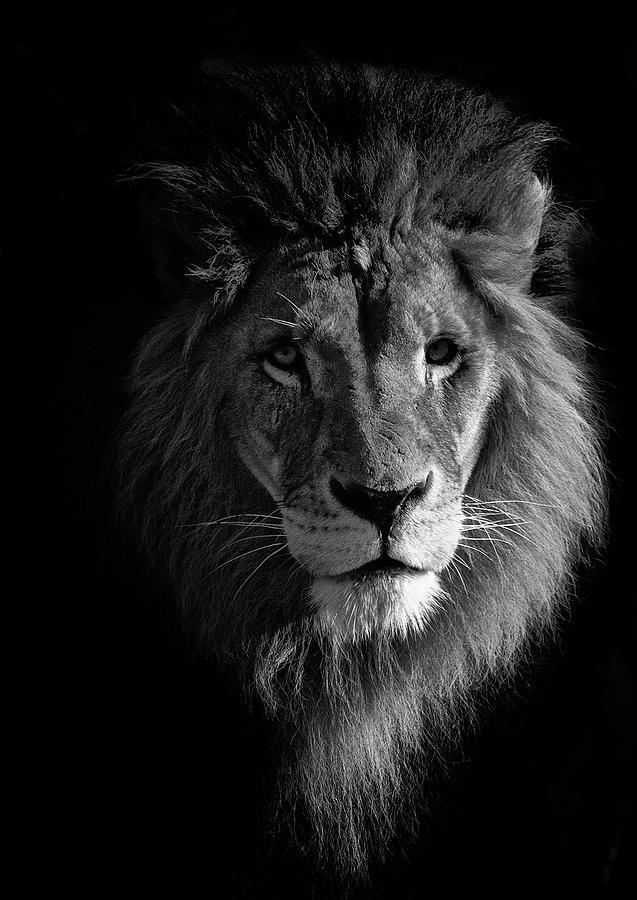
#> input picture Image Enhancement Technique Using OpenCV and Python/simba.jpg, 637 x 900 px, found by its file name; the run also reads 1 picture not shown here
$ jupyter execute 'Image Enhancement Techniques using OpenCV and Python.ipynb'   (shell and % lines are left out)
#> lines starting #> are read from the running program, lines starting #| are printed output that depends on the picture; after the words box and inside, x2 and y2 are one past the last pixel; in counts of white or black regions, pixels touching at a corner belong together
***IMAGE ENHANCEMENT TECHNIQUES USING OPENCV AND PYTHON***

[cell 1]
#importing liberaries
import cv2
import numpy as np
import matplotlib.pyplot as plt

[cell 2]
#Loading and displaying the sample image uploaded on folder
img= cv2.imread('simba.jpg')
#> img is the input picture: shape (900, 637, 3); mean B, G, R 30.4, 30.4, 30.4
img1=cv2.imread('simba1.jpg')
images=np.concatenate((img,img1),axis=1)
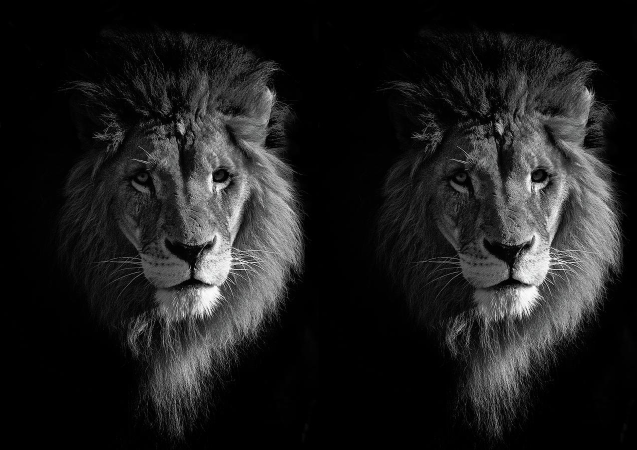
#> images: shape (900, 1274, 3) (shown at 1/2 size); mean B, G, R 30.4, 30.4, 30.4
plt.imshow(images)
plt.show()
cv2.imshow("Images",images)
cv2.waitKey(0)
cv2.destroyAllWindows()

[cell 3]
#converting image into graysacle and displaying the image
gray_img=cv2.cvtColor(img,cv2.COLOR_BGR2GRAY)
gray_img1=cv2.cvtColor(img1,cv2.COLOR_BGR2GRAY)
gray_images=np.concatenate((gray_img,gray_img1),axis=1)
plt.imshow(gray_images)
plt.show()
cv2.imshow("Grayscale Images",gray_images)
cv2.waitKey(0)
cv2.destroyAllWindows()

[cell 4]
#histogram of grayscale image and the distribution of intensities
hist=cv2.calcHist(gray_img,[0],None,[256],[0,256])
#> hist = 256 values, max 589 at index 0, min 0 at index 2, mean 2.49
hist1=cv2.calcHist(gray_img1,[0],None,[256],[0,256])
#> hist1 has the same summary as hist
plt.subplot(121)
plt.title("Image1")
plt.xlabel('bins')
plt.ylabel("No of pixels")
plt.plot(hist)
plt.subplot(122)
plt.title("Image2")
plt.xlabel('bins')
plt.ylabel("No of pixels")
plt.plot(hist1)
plt.show()
#> figure, not shown here; panel 1: curve peaks at x = 0, y = 589; panel 2: curve peaks at x = 0, y = 589

[cell 5]
#equalising the contrast of diven gray scale image and normalise the brightness
gray_img_eqhist=cv2.equalizeHist(gray_img)
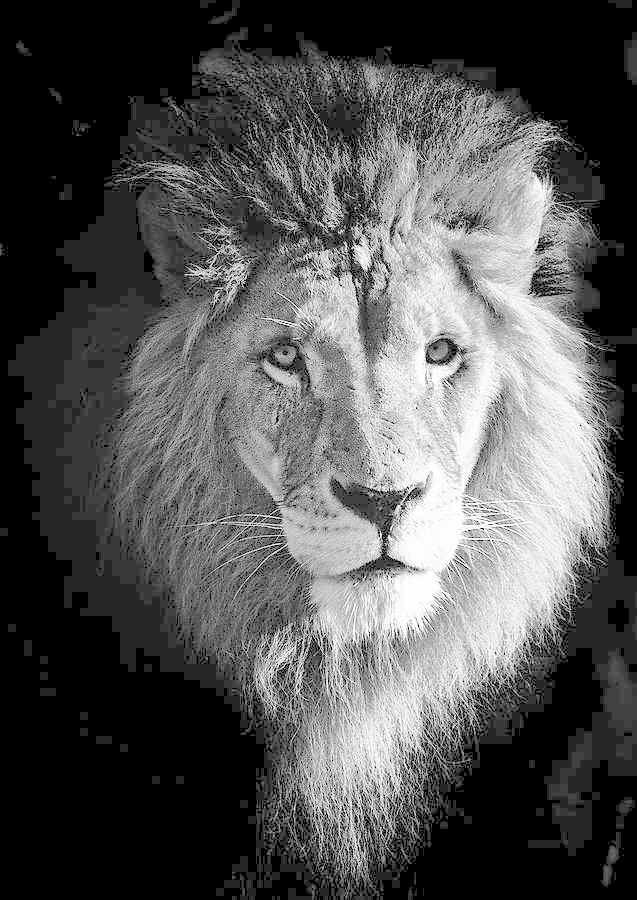
#> gray_img_eqhist: shape (900, 637); min 0, max 255, mean 83.8
gray_img1_eqhist=cv2.equalizeHist(gray_img1)
hist=cv2.calcHist(gray_img_eqhist,[0],None,[256],[0,256])
#> hist = 256 values, max 589 at index 0, min 0 at index 1, mean 2.49
hist1=cv2.calcHist(gray_img1_eqhist,[0],None,[256],[0,256])
#> hist1 has the same summary as hist
plt.subplot(121)
plt.plot(hist)
plt.subplot(122)
plt.plot(hist1)
plt.show()
#> figure, not shown here; panel 1: curve peaks at x = 0, y = 589; panel 2: curve peaks at x = 0, y = 589

[cell 6]
#displaying greyscale hiostogram equalised image
eqhist_images=np.concatenate((gray_img_eqhist,gray_img1_eqhist),axis=1)
plt.imshow(eqhist_images)
plt.show()
cv2.imshow("Gray Scale Histogram Equalized Images",eqhist_images)
cv2.waitKey(0)
cv2.destroyAllWindows()

[cell 7]
#cliping limit to set the threshold for contrast limiting
clahe=cv2.createCLAHE(clipLimit=40)
gray_img_clahe=clahe.apply(gray_img_eqhist)
gray_img1_clahe=clahe.apply(gray_img1_eqhist)
images=np.concatenate((gray_img_clahe,gray_img1_clahe),axis=1)
#> images: shape (900, 1274)
plt.imshow(images)
plt.show()
cv2.imshow("Contrast Limited Adaptive Histogram Equalization Images",images)
cv2.waitKey(0)
cv2.destroyAllWindows()

[cell 8]
#Trying changing the threshold and maximum value to obtain different results
th=80
max_val=255
ret, o1 = cv2.threshold(gray_img_clahe, th, max_val, cv2.THRESH_BINARY)
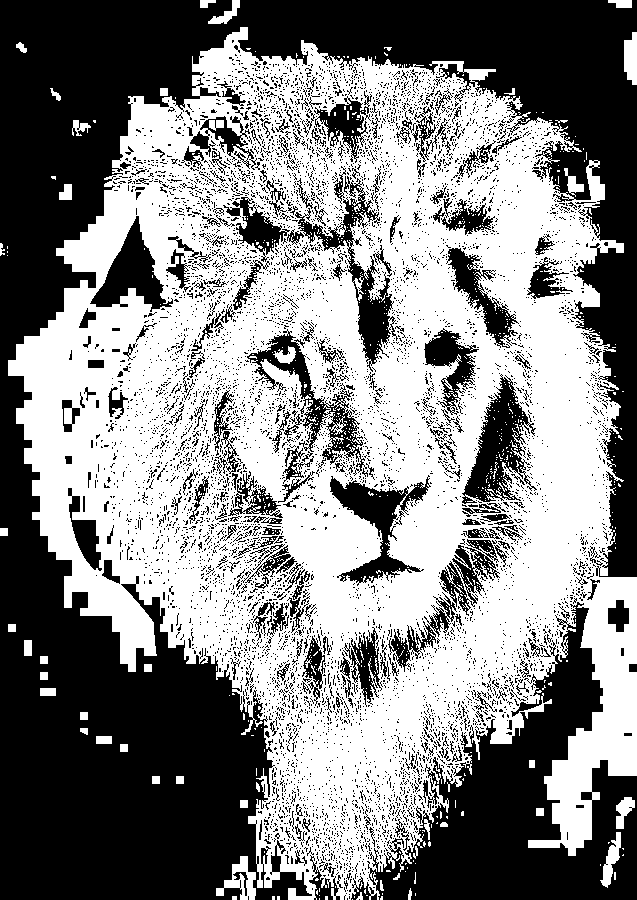
#> o1: shape (900, 637); 51.8% white; 7303 black regions (7016 under 20 px), largest, box (x1, y1, x2, y2) and area: (0, 0, 637, 900) 170245, (367, 602, 637, 900) 33430, (462, 374, 537, 504) 4119
#> ret = 80
# cv2.putText(o1,"Thresh_Binary",(40,100),cv2.FONT_HERSHEY_SIMPLEX,2,(255,255,255),3,cv2.LINE_AA)
ret, o2 = cv2.threshold(gray_img_clahe, th, max_val, cv2.THRESH_BINARY_INV)
# cv2.putText(o2,"Thresh_Binary_inv",(40,100),cv2.FONT_HERSHEY_SIMPLEX,2,(255,255,255),3,cv2.LINE_AA)
ret, o3 = cv2.threshold(gray_img_clahe, th, max_val, cv2.THRESH_TOZERO)
# cv2.putText(o3,"Thresh_Tozero",(40,100),cv2.FONT_HERSHEY_SIMPLEX,2,(255,255,255),3,cv2.LINE_AA)
ret, o4 = cv2.threshold(gray_img_clahe, th, max_val, cv2.THRESH_TOZERO_INV)
# cv2.putText(o4,"Thresh_Tozero_inv",(40,100),cv2.FONT_HERSHEY_SIMPLEX,2,(255,255,255),3,cv2.LINE_AA)
ret, o5 = cv2.threshold(gray_img_clahe, th, max_val, cv2.THRESH_TRUNC)
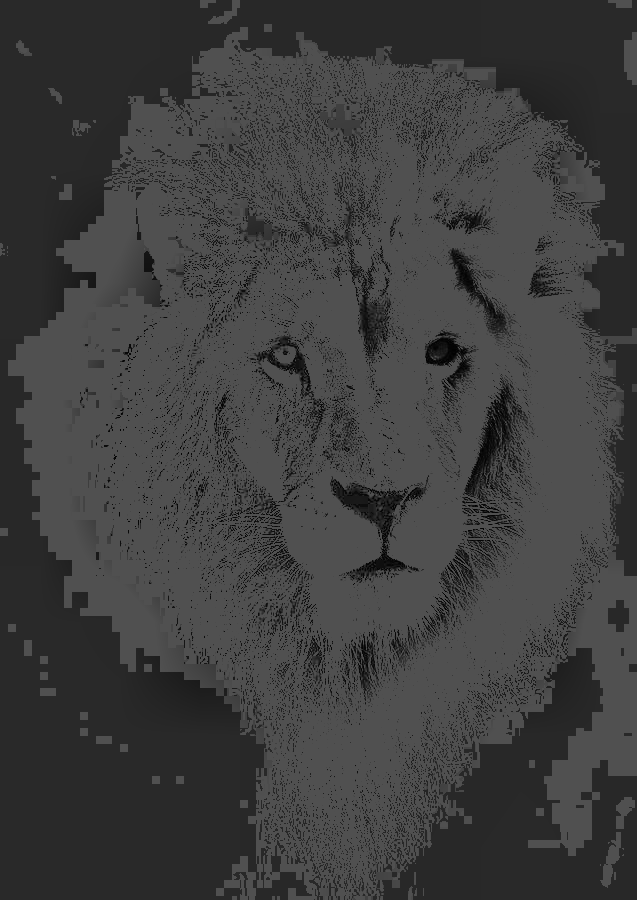
#> o5: shape (900, 637); min 1, max 80, mean 62.3
# cv2.putText(o5,"Thresh_trunc",(40,100),cv2.FONT_HERSHEY_SIMPLEX,2,(255,255,255),3,cv2.LINE_AA)
ret ,o6=  cv2.threshold(gray_img_clahe, th, max_val,  cv2.THRESH_OTSU)
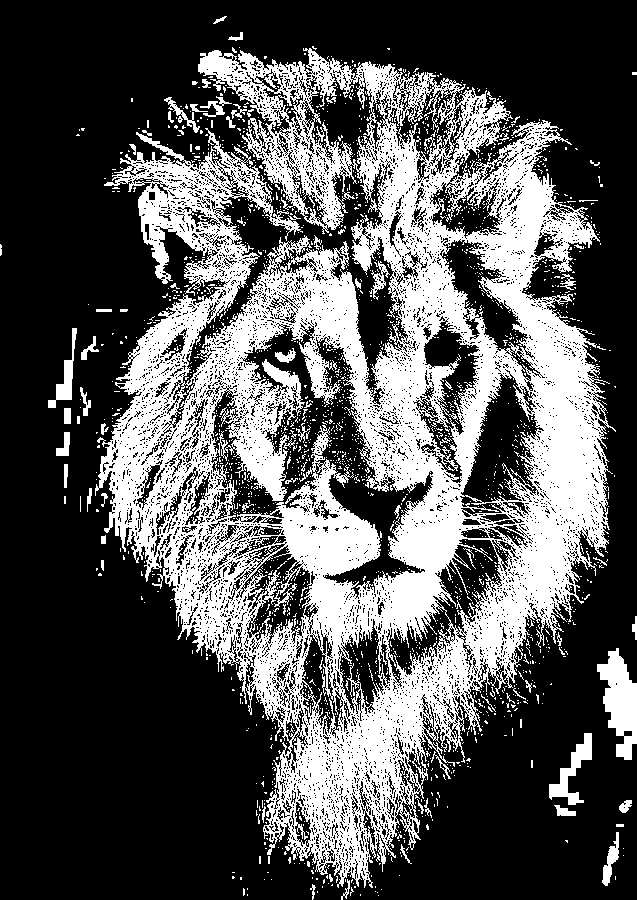
#> o6: shape (900, 637); 33.2% white; 2038 white regions (1957 under 20 px), largest, box (x1, y1, x2, y2) and area: (95, 48, 616, 888) 175586, (597, 648, 637, 760) 2550, (549, 733, 592, 805) 1053
#> ret = 118
# cv2.putText(o6,"Thresh_OSTU",(40,100),cv2.FONT_HERSHEY_SIMPLEX,2,(255,255,255),3,cv2.LINE_AA)

final=np.concatenate((o1,o2,o3),axis=1)
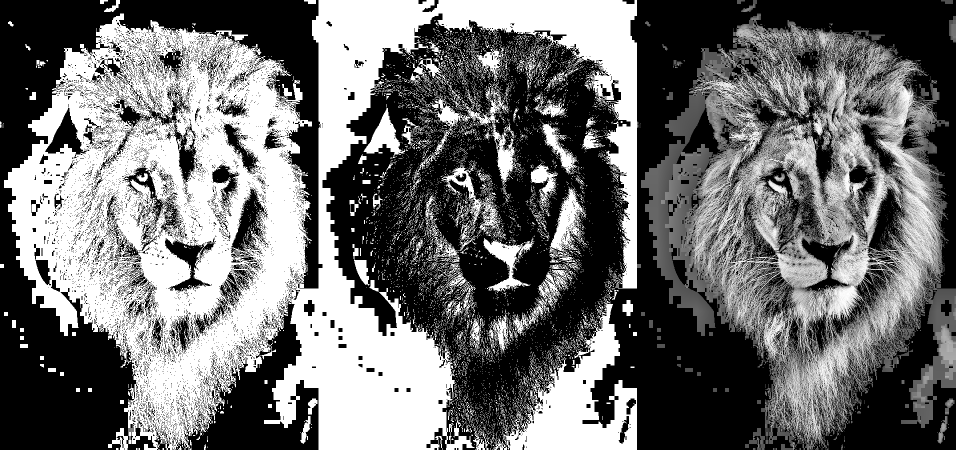
#> final: shape (900, 1911) (shown at 1/2 size); min 0, max 255, mean 110.8
final1=np.concatenate((o4,o5,o6),axis=1)

plt.imshow(final)
plt.show()
cv2.imshow("Thresholding Techniques Images",final)
cv2.waitKey(0)
cv2.destroyAllWindows()

plt.imshow(final1)
plt.show()
cv2.imshow("Thresholding Techniques Images",final1)
cv2.waitKey(0)
cv2.destroyAllWindows()

[cell 9]
#Adaptive Thresholding
gray_image = cv2.imread('simba.jpg',0)
gray_image1 = cv2.imread('simba1.jpg',0)
thresh1 = cv2.adaptiveThreshold(gray_image, 255, cv2.ADAPTIVE_THRESH_MEAN_C, cv2.THRESH_BINARY, 11, 2)
#> thresh1: shape (900, 637); 73.2% white; black in thin lines or dots
thresh2 = cv2.adaptiveThreshold(gray_image, 255, cv2.ADAPTIVE_THRESH_MEAN_C, cv2.THRESH_BINARY, 31, 3)
#> thresh2: shape (900, 637); 72.3% white; 3490 black regions (3330 under 20 px), largest, box (x1, y1, x2, y2) and area: (118, 49, 624, 898) 123323, (474, 137, 607, 347) 6558, (189, 536, 289, 635) 2079
thresh3 = cv2.adaptiveThreshold(gray_image, 255, cv2.ADAPTIVE_THRESH_GAUSSIAN_C, cv2.THRESH_BINARY, 13, 5)
#> thresh3: shape (900, 637); 79.7% white; black in thin lines or dots, all inside (x1, y1, x2, y2) = (111, 53, 620, 900)
thresh4 = cv2.adaptiveThreshold(gray_image, 255, cv2.ADAPTIVE_THRESH_GAUSSIAN_C, cv2.THRESH_BINARY, 31, 4)
#> thresh4: shape (900, 637); 76.2% white; black in thin lines or dots, all inside (x1, y1, x2, y2) = (105, 52, 620, 900)
thresh11 = cv2.adaptiveThreshold(gray_image1, 255, cv2.ADAPTIVE_THRESH_MEAN_C, cv2.THRESH_BINARY, 11, 2)
thresh21 = cv2.adaptiveThreshold(gray_image1, 255, cv2.ADAPTIVE_THRESH_MEAN_C, cv2.THRESH_BINARY, 31, 5)
#> thresh21: shape (900, 637); 76% white; 4312 black regions (4079 under 20 px), largest, box (x1, y1, x2, y2) and area: (227, 56, 622, 560) 36927, (236, 448, 512, 893) 15723, (220, 316, 379, 522) 9615
thresh31 = cv2.adaptiveThreshold(gray_image1, 255, cv2.ADAPTIVE_THRESH_GAUSSIAN_C, cv2.THRESH_BINARY, 21,5 )
#> thresh31: shape (900, 637); 78.7% white; black in thin lines or dots, all inside (x1, y1, x2, y2) = (111, 54, 619, 900)
thresh41 = cv2.adaptiveThreshold(gray_image1, 255, cv2.ADAPTIVE_THRESH_GAUSSIAN_C, cv2.THRESH_BINARY, 31, 5)
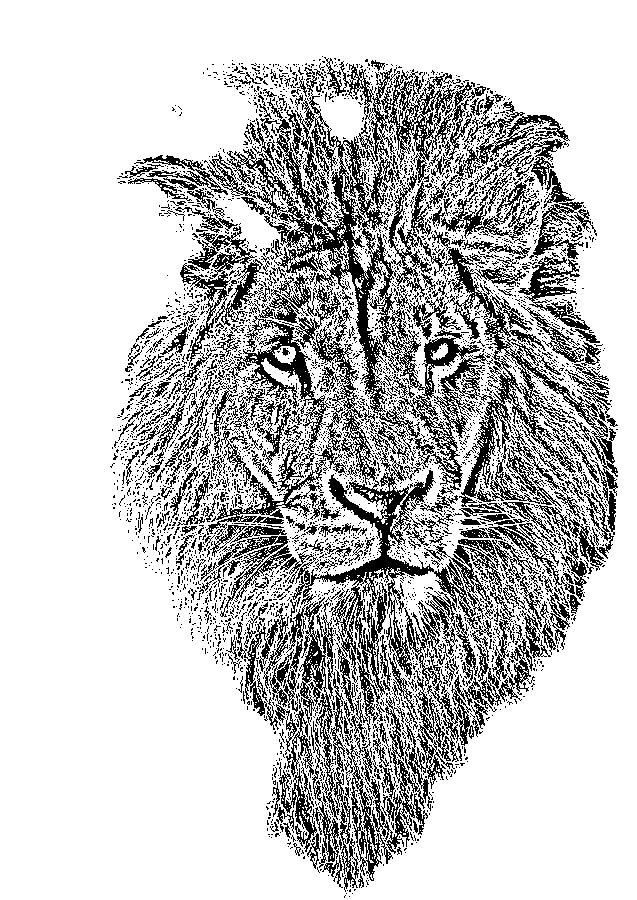
#> thresh41: shape (900, 637); 77.8% white; black in thin lines or dots, all inside (x1, y1, x2, y2) = (110, 56, 618, 898)

final=np.concatenate((thresh1,thresh2,thresh3,thresh4),axis=1)
#> final: shape (900, 2548); 75.4% white; black in thin lines or dots
final1=np.concatenate((thresh11,thresh21,thresh31,thresh41),axis=1)
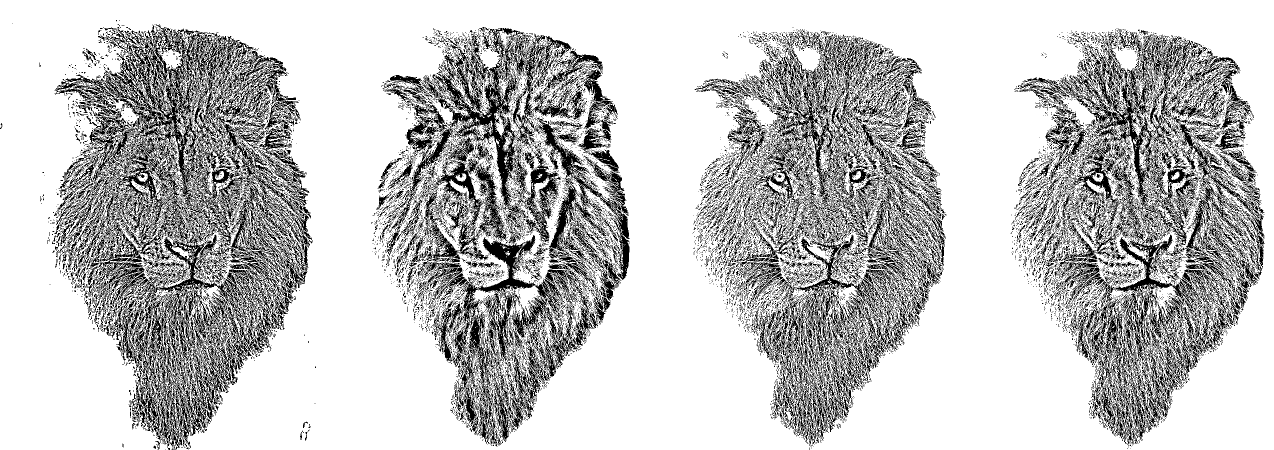
#> final1: shape (900, 2548) (shown at 1/2 size); 76.4% white; black in thin lines or dots


plt.imshow(final)
plt.show()
cv2.imshow("Thresholding Techniques Images",final)
cv2.waitKey(0)
cv2.destroyAllWindows()

plt.imshow(final1)
plt.show()
cv2.imshow("Thresholding Techniques Images",final1)
cv2.waitKey(0)
cv2.destroyAllWindows()
